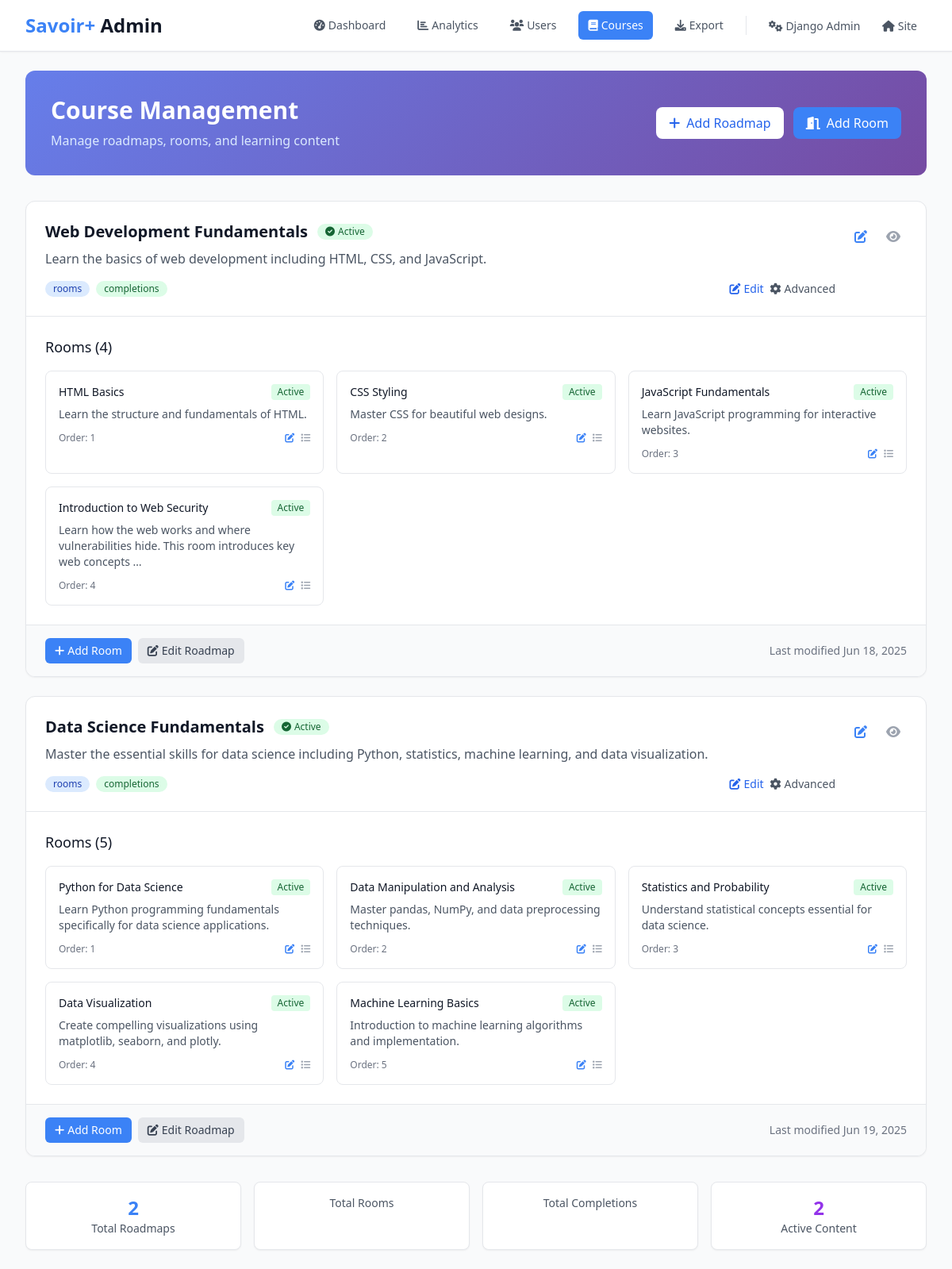
The app's page /manage/courses/ (signed in) with its own data.
### lms/models.py (models this page shows, shortened)
class Roadmap(models.Model):
    title = models.CharField(max_length=200, verbose_name=_('Title'))
    title_fr = models.CharField(max_length=200, blank=True, verbose_name=_('Title (French)'))
    description = models.TextField(verbose_name=_('Description'))
    description_fr = models.TextField(blank=True, verbose_name=_('Description (French)'))
    is_active = models.BooleanField(default=True, verbose_name=_('Is Active'))
    created_at = models.DateTimeField(auto_now_add=True)
    class Meta:
        verbose_name = _('Roadmap')
        verbose_name_plural = _('Roadmaps')

class Room(models.Model):
    title = models.CharField(max_length=200, verbose_name=_('Title'))
    title_fr = models.CharField(max_length=200, blank=True, verbose_name=_('Title (French)'))
    description = models.TextField(verbose_name=_('Description'))
    description_fr = models.TextField(blank=True, verbose_name=_('Description (French)'))
    roadmap = models.ForeignKey(Roadmap, on_delete=models.CASCADE, related_name='rooms', verbose_name=_('Roadmap'))
    prerequisite_room = models.ForeignKey('self', on_delete=models.SET_NULL, blank=True, null=True, verbose_name=_('Prerequisite Room'))
    order = models.PositiveIntegerField(default=0, verbose_name=_('Order'))
    is_active = models.BooleanField(default=True, verbose_name=_('Is Active'))
    created_at = models.DateTimeField(auto_now_add=True)
    class Meta:
        verbose_name = _('Room')
        verbose_name_plural = _('Rooms')
        ordering = ['roadmap', 'order']

### lms/views.py (the view)
# urls.py: path('manage/courses/', views.admin_course_management, name='admin_course_management'),
@staff_member_required
def admin_course_management(request):
    roadmaps = Roadmap.objects.all().prefetch_related('rooms__sections')
    rooms = Room.objects.all().select_related('roadmap').prefetch_related('sections')
    context = {
        'roadmaps': roadmaps,
        'rooms': rooms,
        'total_roadmaps': roadmaps.count(),
        'total_rooms': rooms.count(),
        'total_sections': Section.objects.count(),
    }
    return render(request, 'admin/course_management.html', context)

### lms/models.py (called while the page is built)
    def save(self, *args, **kwargs):
        if not self.trial_start_date:
            from django.utils import timezone
            self.trial_start_date = timezone.now()
        if not self.trial_end_date and self.trial_start_date:
            self.trial_end_date = self.trial_start_date + timedelta(days=15)
        super().save(*args, **kwargs)

### templates/admin/course_management.html (shortened to what this page needs)
<!DOCTYPE html>
<html lang="en">
<head>
    <script src="https://cdn.tailwindcss.com"></script>
    <link rel="stylesheet" href="https://cdnjs.cloudflare.com/ajax/libs/font-awesome/6.0.0/css/all.min.css">
</head>
<body class="bg-gray-50 min-h-screen">
    <header class="bg-white shadow-sm border-b border-gray-200">
        <div class="max-w-7xl mx-auto px-4 sm:px-6 lg:px-8">
            <div class="flex justify-between items-center h-16">
                <div class="flex items-center">
                    <div class="flex-shrink-0">
                        <h1 class="text-2xl font-bold text-gray-900">
                            <span class="text-primary">Savoir+</span> Admin
                        </h1>
                    </div>
                </div>
                <div class="flex items-center space-x-4">
                    <nav class="flex space-x-4">
                        <a href="/manage/" class="text-gray-600 hover:text-primary px-3 py-2 rounded-md text-sm font-medium">
                            <i class="fas fa-tachometer-alt mr-1"></i>Dashboard
                        </a>
                        <a href="/manage/analytics/" class="text-gray-600 hover:text-primary px-3 py-2 rounded-md text-sm font-medium">
                            <i class="fas fa-chart-bar mr-1"></i>Analytics
                        </a>
                        <a href="/manage/users/" class="text-gray-600 hover:text-primary px-3 py-2 rounded-md text-sm font-medium">
                            <i class="fas fa-users mr-1"></i>Users
                        </a>
                        <a href="/manage/courses/" class="bg-primary text-white px-3 py-2 rounded-md text-sm font-medium">
                            <i class="fas fa-book mr-1"></i>Courses
                        </a>
                        <a href="/manage/export/" class="text-gray-600 hover:text-primary px-3 py-2 rounded-md text-sm font-medium">
                            <i class="fas fa-download mr-1"></i>Export
                        </a>
                    </nav>
                    <div class="border-l border-gray-200 pl-4">
                        <a href="/admin/" class="text-gray-600 hover:text-primary px-3 py-2 rounded-md text-sm font-medium">
                            <i class="fas fa-cogs mr-1"></i>Django Admin
                        </a>
                        <a href="/" class="text-gray-600 hover:text-primary px-3 py-2 rounded-md text-sm font-medium">
                            <i class="fas fa-home mr-1"></i>Site
                        </a>
                    </div>
                </div>
            </div>
        </div>
    </header>
    <main class="max-w-7xl mx-auto py-6 px-4 sm:px-6 lg:px-8">
        <div class="mb-8">
            <div class="gradient-bg rounded-xl p-8 text-white">
                <div class="flex justify-between items-center">
                    <div>
                        <h1 class="text-3xl font-bold mb-2">Course Management</h1>
                        <p class="text-blue-100">Manage roadmaps, rooms, and learning content</p>
                    </div>
                    <div class="flex space-x-3">
                        <a href="/admin/lms/roadmap/add/" class="bg-white text-blue-600 px-4 py-2 rounded-lg font-medium hover:bg-blue-50 transition-colors">
                            <i class="fas fa-plus mr-2"></i>Add Roadmap
                        </a>
                        <a href="/admin/lms/room/add/" class="bg-blue-500 text-white px-4 py-2 rounded-lg font-medium hover:bg-blue-600 transition-colors">
                            <i class="fas fa-door-open mr-2"></i>Add Room
                        </a>
                    </div>
                </div>
            </div>
        </div>
        <div class="space-y-6">
            {% for roadmap in roadmaps %}
            <div class="bg-white rounded-xl shadow-sm border border-gray-200 overflow-hidden card-hover">
                <div class="p-6 border-b border-gray-200">
                    <div class="flex justify-between items-start">
                        <div class="flex-1">
                            <div class="flex items-center mb-2">
                                <h3 class="text-xl font-semibold text-gray-900">{{ roadmap.title }}</h3>
                                {% if roadmap.is_active %}
                                    <span class="ml-3 inline-flex items-center px-2.5 py-0.5 rounded-full text-xs font-medium bg-green-100 text-green-800">
                                        <i class="fas fa-check-circle mr-1"></i>Active
                                    </span>
                                {% else %}
                                    <span class="ml-3 inline-flex items-center px-2.5 py-0.5 rounded-full text-xs font-medium bg-gray-100 text-gray-800">
                                        <i class="fas fa-pause-circle mr-1"></i>Inactive
                                    </span>
                                {% endif %}
                            </div>
                            <p class="text-gray-600 mb-4">{{ roadmap.description|truncatewords:20 }}</p>
                            <div class="flex items-center justify-between">
                                <div class="flex items-center space-x-2">
                                    <span class="inline-flex items-center px-2.5 py-0.5 rounded-full text-xs font-medium bg-blue-100 text-blue-800">
                                        {{ roadmap.room_count }} rooms
                                    </span>
                                    <span class="inline-flex items-center px-2.5 py-0.5 rounded-full text-xs font-medium bg-green-100 text-green-800">
                                        {{ roadmap.completion_count }} completions
                                    </span>
                                </div>
                                <div class="flex items-center space-x-2">
                                    <a href="/manage/roadmap/{{ roadmap.id }}/edit/"
                                       class="text-blue-600 hover:text-blue-800 text-sm font-medium">
                                        <i class="fas fa-edit mr-1"></i>Edit
                                    </a>
                                    <a href="/admin/lms/roadmap/{{ roadmap.id }}/change/"
                                       class="text-gray-600 hover:text-gray-800 text-sm font-medium">
                                        <i class="fas fa-cog mr-1"></i>Advanced
                                    </a>
                                </div>
                            </div>
                        </div>
                        <div class="flex items-center space-x-2 ml-4">
                            <a href="/admin/lms/roadmap/{{ roadmap.id }}/change/" class="text-primary hover:text-primary-dark p-2 rounded-lg hover:bg-blue-50 transition-colors" title="Edit Roadmap">
                                <i class="fas fa-edit"></i>
                            </a>
                            <a href="#" class="text-gray-400 hover:text-gray-600 p-2 rounded-lg hover:bg-gray-50 transition-colors" title="View Details">
                                <i class="fas fa-eye"></i>
                            </a>
                        </div>
                    </div>
                </div>
                <div class="p-6">
                    <h4 class="text-lg font-medium text-gray-900 mb-4">Rooms ({{ roadmap.rooms.count }})</h4>
                    {% if roadmap.rooms.exists %}
                        <div class="grid grid-cols-1 md:grid-cols-2 lg:grid-cols-3 gap-4">
                            {% for room in roadmap.rooms.all %}
                            <div class="border border-gray-200 rounded-lg p-4 hover:border-primary transition-colors">
                                <div class="flex justify-between items-start mb-2">
                                    <h5 class="font-medium text-gray-900 text-sm">{{ room.title }}</h5>
                                    {% if room.is_active %}
                                        <span class="inline-flex items-center px-2 py-0.5 rounded text-xs font-medium bg-green-100 text-green-800">
                                            Active
                                        </span>
                                    {% else %}
                                        <span class="inline-flex items-center px-2 py-0.5 rounded text-xs font-medium bg-gray-100 text-gray-800">
                                            Inactive
                                        </span>
                                    {% endif %}
                                </div>
                                <p class="text-gray-600 text-sm mb-3">{{ room.description|truncatewords:15 }}</p>
                                <div class="flex justify-between items-center text-xs text-gray-500">
                                    <span>Order: {{ room.order }}</span>
                                    <div class="flex space-x-2">
                                        <a href="/admin/lms/room/{{ room.id }}/change/" class="text-primary hover:text-primary-dark" title="Edit Room">
                                            <i class="fas fa-edit"></i>
                                        </a>
                                        <a href="#" class="text-gray-400 hover:text-gray-600" title="View Sections">
                                            <i class="fas fa-list"></i>
                                        </a>
                                    </div>
                                </div>
                            </div>
                            {% endfor %}
                        </div>
                    {% endif %}
                </div>
                <div class="px-6 py-4 bg-gray-50 border-t border-gray-200">
                    <div class="flex justify-between items-center">
                        <div class="flex space-x-2">
                            <a href="/admin/lms/room/add/?roadmap={{ roadmap.id }}" class="inline-flex items-center px-3 py-1.5 text-sm bg-primary text-white rounded-md hover:bg-primary-dark transition-colors">
                                <i class="fas fa-plus mr-1"></i>Add Room
                            </a>
                            <a href="/admin/lms/roadmap/{{ roadmap.id }}/change/" class="inline-flex items-center px-3 py-1.5 text-sm bg-gray-200 text-gray-700 rounded-md hover:bg-gray-300 transition-colors">
                                <i class="fas fa-edit mr-1"></i>Edit Roadmap
                            </a>
                        </div>
                        <div class="text-sm text-gray-500">
                            Last modified {{ roadmap.created_at|date:"M d, Y" }}
                        </div>
                    </div>
                </div>
            </div>
            {% endfor %}
        </div>
        <div class="mt-8 grid grid-cols-1 md:grid-cols-4 gap-4">
            <div class="bg-white rounded-lg p-4 shadow-sm border border-gray-200">
                <div class="text-center">
                    <div class="text-2xl font-bold text-primary">{{ roadmaps|length }}</div>
                    <div class="text-sm text-gray-600">Total Roadmaps</div>
                </div>
            </div>
            <div class="bg-white rounded-lg p-4 shadow-sm border border-gray-200">
                <div class="text-center">
                    <div class="text-sm text-gray-600">Total Rooms</div>
                </div>
            </div>
            <div class="bg-white rounded-lg p-4 shadow-sm border border-gray-200">
                <div class="text-center">
                    <div class="text-sm text-gray-600">Total Completions</div>
                </div>
            </div>
            <div class="bg-white rounded-lg p-4 shadow-sm border border-gray-200">
                <div class="text-center">
                    <div class="text-2xl font-bold text-purple-600">{{ roadmaps|length }}</div>
                    <div class="text-sm text-gray-600">Active Content</div>
                </div>
            </div>
        </div>
    </main>
</body>
</html>

### templates/admin/course_management.html (style rules this page uses)
.gradient-bg { background: linear-gradient(135deg, #667eea 0%, #764ba2 100%); }
.card-hover { transition: all 0.3s ease; }

### records on screen
Roadmap: title "Web Development Fundamentals", is_active True (drawn), description "Learn the basics of web development including HTML, CSS, and JavaScript.", rooms.count "4", created_at "Jun 18, 2025"
Room: title "HTML Basics", is_active "Active", description "Learn the structure and fundamentals of HTML.", order "1"
Room: title "CSS Styling", is_active "Active", description "Master CSS for beautiful web designs.", order "2"
Room: title "JavaScript Fundamentals", is_active "Active", description "Learn JavaScript programming for interactive websites.", order "3"
Room: title "Introduction to Web Security", is_active "Active", description "Learn how the web works and where vulnerabilities hide. This room introduces key web concepts …", order "4"
Roadmap: title "Data Science Fundamentals", is_active True (drawn), description "Master the essential skills for data science including Python, statistics, machine learning, and data visualization.", rooms.count "5", created_at "Jun 19, 2025"
Room: title "Python for Data Science", is_active "Active", description "Learn Python programming fundamentals specifically for data science applications.", order "1"
Room: title "Data Manipulation and Analysis", is_active "Active", description "Master pandas, NumPy, and data preprocessing techniques.", order "2"
Room: title "Statistics and Probability", is_active "Active", description "Understand statistical concepts essential for data science.", order "3"
Room: title "Data Visualization", is_active "Active", description "Create compelling visualizations using matplotlib, seaborn, and plotly.", order "4"
Room: title "Machine Learning Basics", is_active "Active", description "Introduction to machine learning algorithms and implementation.", order "5"

### other values on screen
{{ roadmaps|length }} "2"
